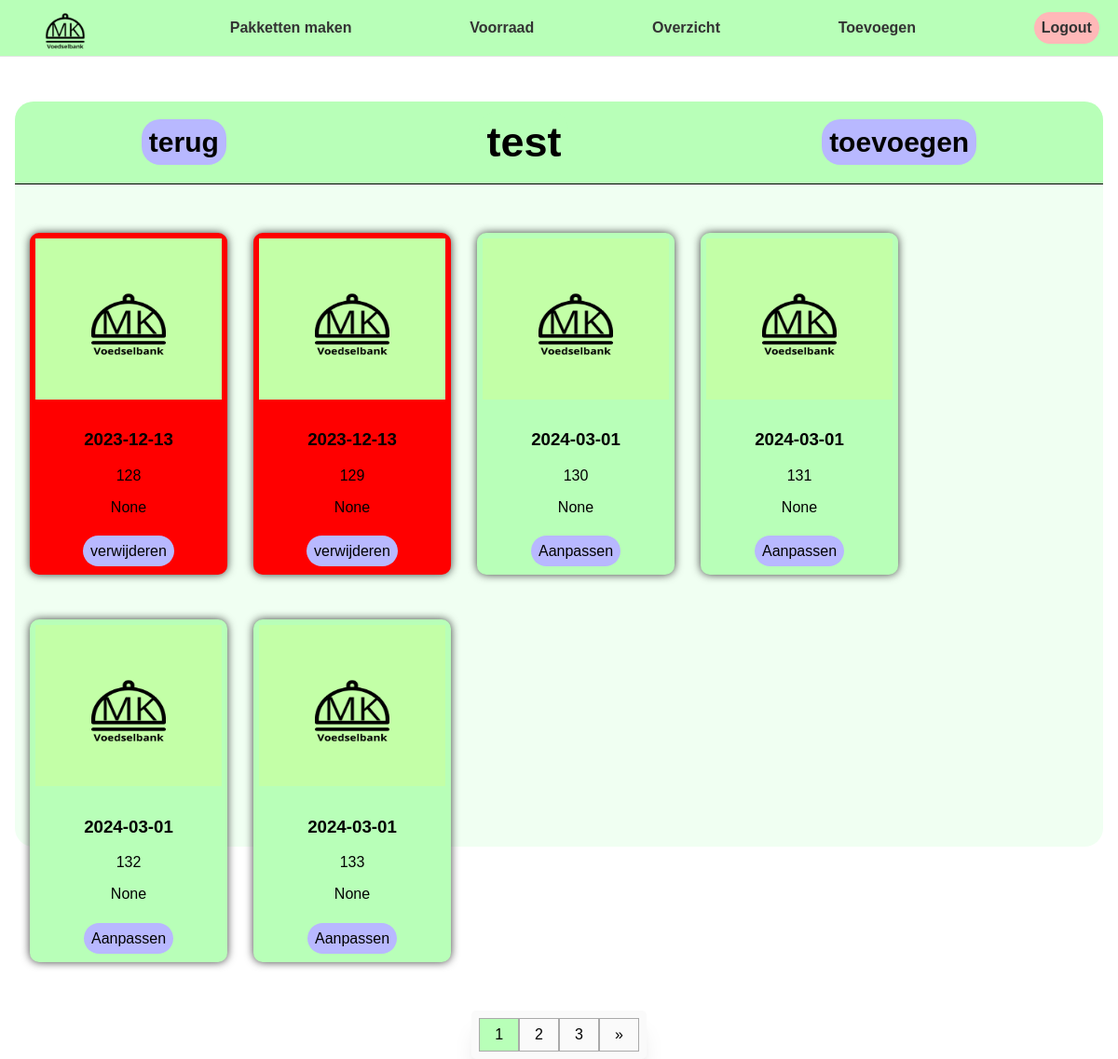
Screenshot of /product/overzicht/12 (signed in) with the database file from the repository.
### magazijn/models/product.py (models this page shows, shortened)
class Product(models.Model):
    name = models.CharField(max_length=100)
    EAN = models.IntegerField()
    afbeelding = models.ImageField(upload_to='images/', null=True)
    varkesvlees = models.BooleanField(default=False)
    vegataries = models.BooleanField(default=False)
    veganistisch = models.BooleanField(default=False)
    catagorieën = models.ManyToManyField("Catagorie", related_name="product")
    voorraad = models.IntegerField(default=0)

### magazijn/models/Product_Item.py (models this page shows, shortened)
class ProductItem(models.Model):
    STATUS_CHOICES = (
        (1, 'Goed'),
        (2, 'in pakket'),
        (3, 'Verlopen'),
        (4, 'Verdwenen'),
    )
    product = models.ForeignKey("Product", on_delete=models.CASCADE, null=True, related_name="product_items")
    leverings_datum = models.DateField(auto_now_add=True)
    leverancier = models.ForeignKey("directie.Leverancier", on_delete=models.SET_NULL, null=True, related_name="product_items")
    houdsbaarheiddatum = models.DateField()
    status = models.IntegerField(choices=STATUS_CHOICES, default=1)
    pakket = models.ForeignKey("magazijn.Pakket", on_delete=models.SET_NULL, null=True, blank=True, related_name="product_items")

### magazijn/views/product_item_view.py (the view)
# urls.py: path("product/overzicht/<int:id>", ProductItemView.as_view(), name="product-item"),
class ProductItemView(LoginRequiredMixin, View):
    template_name = 'magazijn/product_item_overzicht.html'
    model = ProductItem
    model2 = Product
    paginate_by = 6
    def get(self, request, id, *args, **kwargs):
        productitem = ProductItem.objects.filter(product__id=id, status = 1).order_by('houdsbaarheiddatum')
        product = Product.objects.get(id=id)
        paginator = Paginator(productitem, self.paginate_by)
        page_number = request.GET.get('page')
        page_obj = paginator.get_page(page_number)
        context = {
            'product': product,
            'page_obj': page_obj,
            'now': timezone.now(),
        }
        return render(request, self.template_name, context)

### magazijn/templatetags/magazijn_extras.py (called while the page is built)
@register.simple_tag
def my_url(value, fieldname, urlencode=None):
    url = '?{}={}'.format(fieldname, value)
    if urlencode:
        querystring = urlencode.split('&')
        filtered_querystring = filter(lambda p: p.split('=')[0] != fieldname, querystring)
        encoded_querystring = '&'.join(filtered_querystring)
        url = '{}&{}'.format(url, encoded_querystring)
    return url

### templates/magazijn/product_item_overzicht.html (shortened to what this page needs)
{% extends "../base.html" %}
{% load magazijn_extras %}
{% load static %}
{% block stylesheets %}
    <link rel="stylesheet" href="{% static 'css/login.css' %}">
    <link rel="stylesheet" href="{% static 'css/stock.css' %}">
    <link rel="stylesheet" href="{% static 'css/add-stock.css' %}">
    <link rel="stylesheet" href="{% static 'css/Homepagedirectie.css' %}">
{% endblock stylesheets %}
{% block content %}
    <div class="center-screen">
        <div class="form">
            <div class=" content top">
                <div>
                    <a href="{% url 'stock-employe' %}" class = "card-btn">terug</a>
                </div>
                <h2 class = "card-header">{{product.name}}</h2>
                <div>
                    <a href="{% url 'product-item-add' id=product.id %}" class = "card-btn">toevoegen</a>
                </div>
            </div>
            <div class="flex">
                {% for productitem in page_obj %}
                    {% if productitem.status == 1 %}
                        {% include "components/product-item-card.html" with product=product productitem=productitem %}
                    {% endif %}
                {% endfor %}
            </div>
            <div id='item3'>
                <span class="pagination">
                    {% for i in page_obj.paginator.page_range %}
                    {% if i >= page_obj.number|add:-4 and i <= page_obj.number|add:4 %}
                        <a href="{% my_url i 'page' request.GET.urlencode %}" {% if i == page_obj.number %}class="active"{% endif %}>{{ i }}</a>
                    {% endif %}
                {% endfor %}
                    {% if page_obj.has_next %}
                        <a href="{% my_url page_obj.paginator.num_pages 'page' request.GET.urlencode %}">&raquo;</a>
                    {% endif %}
                </span>
            </div>
        </div>
    </div>
{% endblock content %}

### templates/components/product-item-card.html
{% load static %}
<div class="product" style="{% if productitem.houdsbaarheiddatum|date:'Y-m-d' < now|date:'Y-m-d' %}background-color: red;{% endif %}">
    <img src ="{{ product.afbeelding.url }}" class= 'image-card'>
    <div>
        <h3>{{ productitem.houdsbaarheiddatum|date:'Y-m-d'}}</h3>
        <p>{{ productitem.id }}</p>
        <p>{{productitem.leverancier}}</p>
    </div>
    <div>
        {% if productitem.houdsbaarheiddatum|date:'Y-m-d' < now|date:'Y-m-d' %}
        <a href="{% url 'product-item-delete' id=product.id iditem=productitem.id %}" class="card-btn">verwijderen</a>
        {% else %}
        <a href="{% url 'product-item-update' id=product.id iditem=productitem.id %}" class="card-btn">Aanpassen</a>
        {% endif %}
    </div>
</div>

### static/css/login.css (style rules this page uses)
.center-screen { display: flex; justify-content: center; height: 100vh; }

### static/css/stock.css (style rules this page uses)
.product { display: flex; flex-direction: column; justify-content: space-between; align-items: center; width: 200px; margin: 20px; margin-left: 0%; padding: 6px; padding-bottom: 1rem; border-radius: 10px; background-color: #B8FFB8; text-align: center; box-shadow: 0px 0px 10px 0px rgba(0,0,0,0.75); }
.image-card { width: 100%; height: 50%; display: flex; justify-content: center; align-items: center; }
.card-btn { background-color: #B8B8FF; border-radius: 20px; color: black; text-decoration: none; padding: 0.5rem; }
#item3 { grid-area: pagination; display: flex; justify-content: center; align-items: center; gap: 1rem; }
.pagination { display: inline-block; padding: 0.5rem; box-shadow: rgba(0, 0, 0, 0.1) 0px 20px 25px -5px, rgba(0, 0, 0, 0.04) 0px 10px 10px -5px; background-color: rgb(250, 250, 250); border-radius: 5px; }
.pagination a { color: black; float: left; padding: 8px 16px; text-decoration: none; border: solid rgb(170, 170, 170) 1px; }
.pagination a.active { background-color: #B8FFB8; }

### static/css/add-stock.css (style rules this page uses)
.form { margin: 0; display: flex; flex-direction: column; background-color: #F0FFF2; border-radius:20px; min-width: 70%; gap: 1rem; }
.card-header { background-color: #B8FFB8; padding: 0.5rem; margin: 0%; border-radius: 20px 20px 0px 0px; text-align: center; }
.center-screen { padding: 1rem; padding-top: 3rem; }
.flex { display: flex; flex-direction: row; flex-wrap: wrap; padding: 1rem; gap: 0.5rem; }

### static/css/Homepagedirectie.css (style rules this page uses)
.content { margin-top: 15px; display: flex; flex-direction: row; flex-wrap: wrap; justify-content: space-around; gap: 20px; align-items: center; }
.top { text-align: center; font-size: 30px; font-weight: bold; border-bottom: 1px solid black; background-color: #B8FFB8; border-radius: 20px 20px 0px 0px; margin: 0px; padding: 10px; }

### static/css/header.css (style rules this page uses)
body { margin: 0; padding: 0; font-family: sans-serif; }

### rows the page displays
Product: name "test"
ProductItem: afbeelding (picture), houdsbaarheiddatum "2023-12-13", id "128", leverancier "None", shows "verwijderen"
ProductItem: afbeelding (picture), houdsbaarheiddatum "2023-12-13", id "129", leverancier "None", shows "verwijderen"
ProductItem: afbeelding (picture), houdsbaarheiddatum "2024-03-01", id "130", leverancier "None", shows "Aanpassen"
ProductItem: afbeelding (picture), houdsbaarheiddatum "2024-03-01", id "131", leverancier "None", shows "Aanpassen"
ProductItem: afbeelding (picture), houdsbaarheiddatum "2024-03-01", id "132", leverancier "None", shows "Aanpassen"
ProductItem: afbeelding (picture), houdsbaarheiddatum "2024-03-01", id "133", leverancier "None", shows "Aanpassen"

### other values shown
{{ i }} "1" "2" "3"
